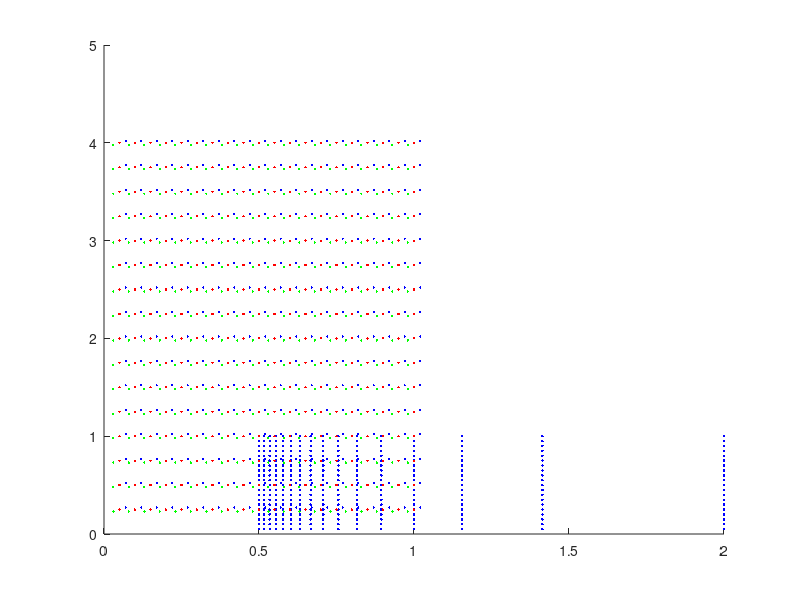

MATLAB code to generate this figure:
%% Wondering some things about the parameter space in the model?

%% What does it look like in 3-D?

Rs = 0.05:0.05:1;
Rn = 0.25:0.25:4;
Rl = Rn;
f = @(a) arrayfun(@(x) min([a/x,1]),  Rs);

[X Y Z1] = meshgrid(Rs,Rn,f(1));
[X Y Z2] = meshgrid(Rs,Rn,f(2));
[X Y Z3] = meshgrid(Rs,Rn,f(3));

flip = @(X) 1./X;

% XYZ = [X(:);Y(:);Z(:)];
hold on
scatter3(X(:)+0.02,Y(:)+0.02,Z3(:),3.*ones(size(X(:))),[0 0 1],'filled');

scatter3(X(:)-0.02,Y(:)-0.02,Z2(:),3.*ones(size(X(:))),[0 1 0],'filled');

scatter3(X(:),Y(:),Z1(:),3.*ones(size(X(:))),[1 0 0],'filled');
%%

thinum = @(Rn,F) 1./sqrt(Rn/F);



%%
thix3 = arrayfun(thinum,Y(:),Z3(:));
thix2 = arrayfun(thinum,Y(:),Z2(:));
thix1 = arrayfun(thinum,Y(:),Z1(:));


plot(thix3,X(:),'r.',thix2,X(:),'g.',thix1,X(:),'b.')
